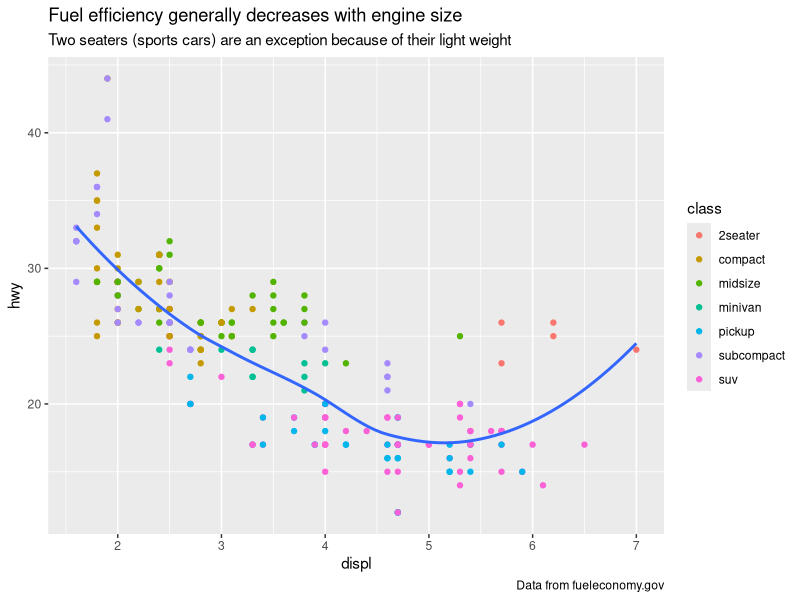
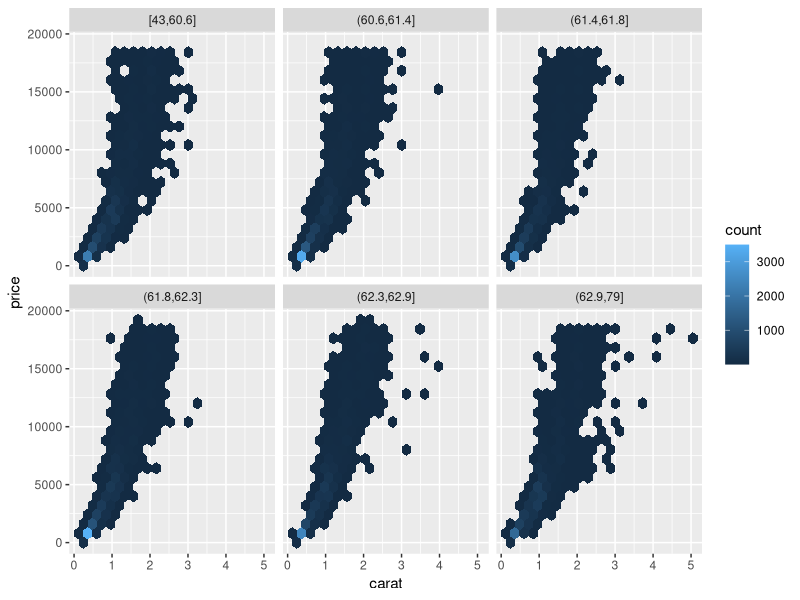
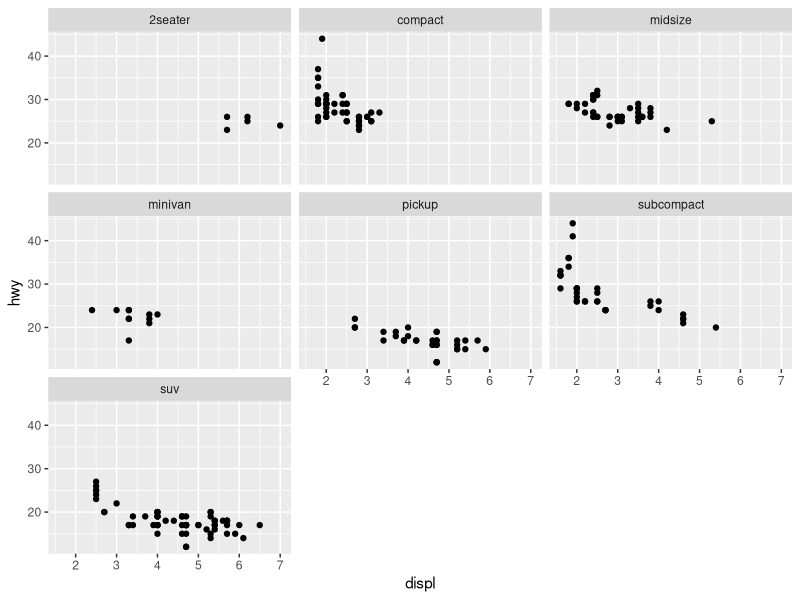
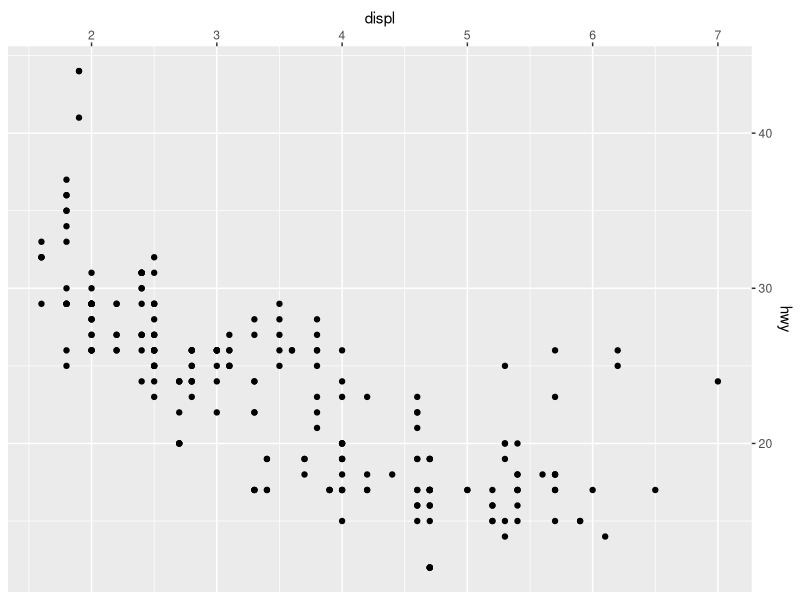
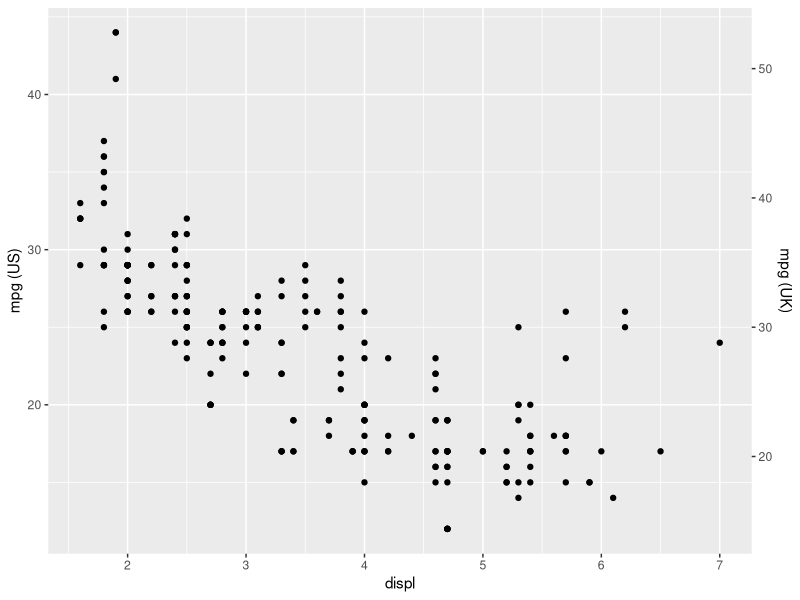
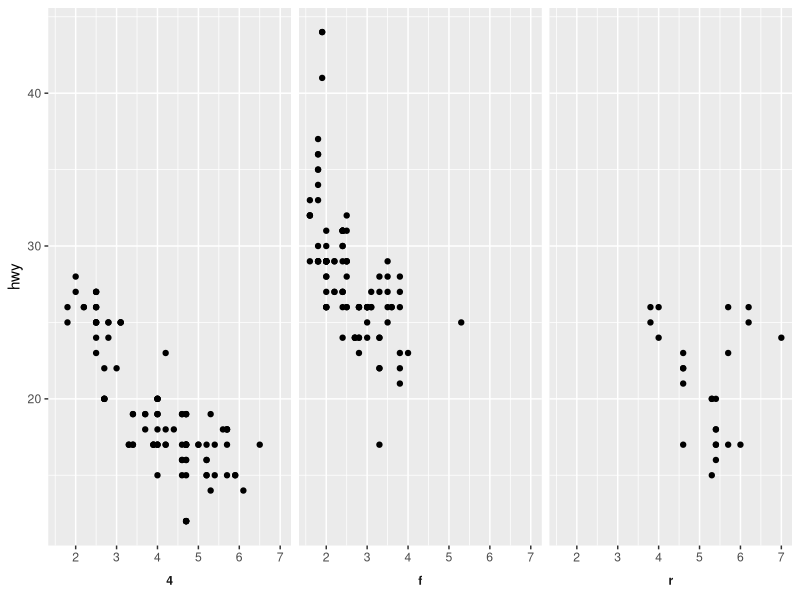
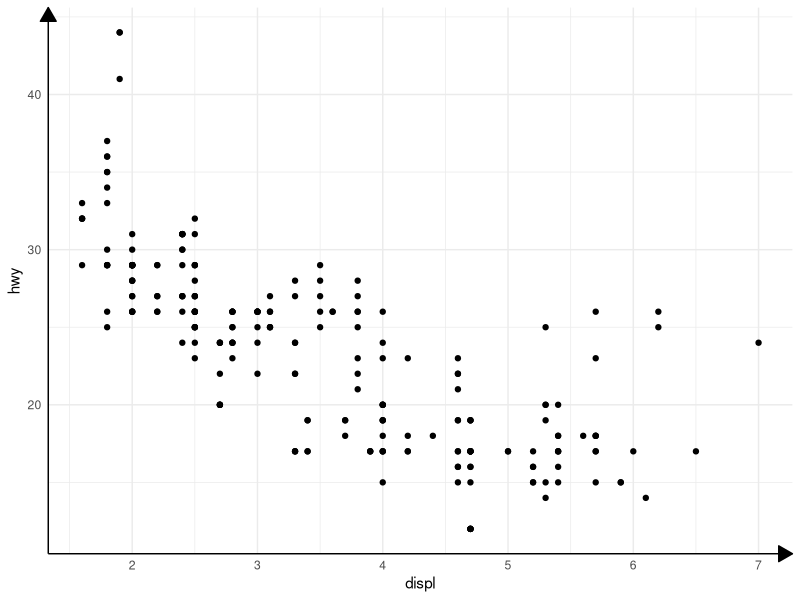
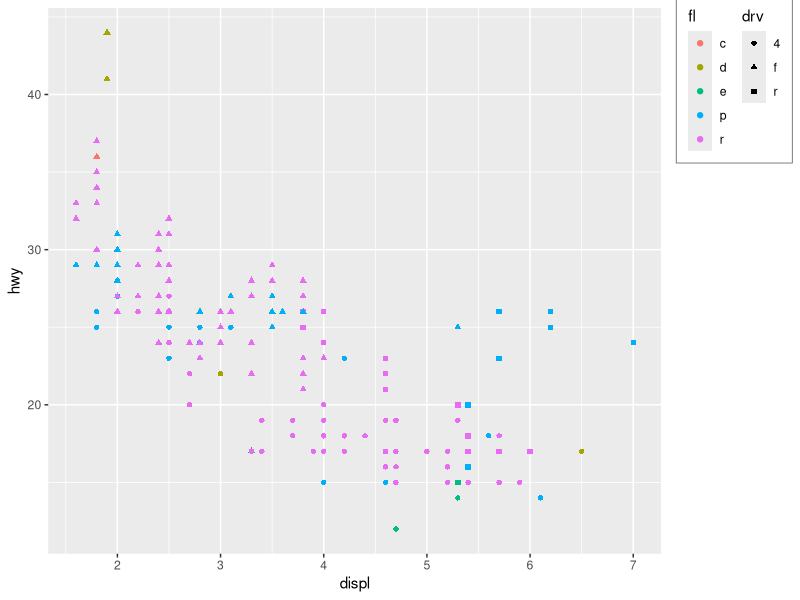

These figures' R source, in order:
## ---- chunk 1
library(ggplot2)
library(dplyr)
library(forcats)

knitr::opts_chunk$set(
  fig.asp = 1 / 1.6,
  out.width = "75%",
  fig.width = 5,
  collapse = TRUE,
  comment = "#>",
  dpi = 96,
  fig.retina = NULL
)
## ---- chunk 2
ggplot(mpg, aes(displ, hwy)) +
  geom_point(aes(color = class)) +
  geom_smooth(se = FALSE, method = "loess") +
  labs(
    title = "Fuel efficiency generally decreases with engine size",
    subtitle = "Two seaters (sports cars) are an exception because of their light weight",
    caption = "Data from fueleconomy.gov"
  )
## ---- chunk 3
    ggplot(diamonds, aes(carat, price)) + 
      geom_hex(bins = 20) + 
      facet_wrap(~cut_number(depth, 6))
## ---- chunk 4
    ggplot(mpg, aes(displ, hwy)) + 
      geom_point() + 
      facet_wrap(~class)
## ---- chunk 5
    ggplot(mpg, aes(displ, hwy)) + 
      geom_point() + 
      scale_x_continuous(position = "top") + 
      scale_y_continuous(position = "right")
## ---- chunk 6
    ggplot(mpg, aes(displ, hwy)) + 
      geom_point() + 
      scale_y_continuous(
        "mpg (US)", 
        sec.axis = sec_axis(~ . * 1.20, name = "mpg (UK)")
      )
## ---- chunk 7
    ggplot(mpg, aes(displ, hwy)) + 
      geom_point() + 
      facet_wrap(~ drv, strip.position = "bottom") + 
      theme(
        strip.placement = "outside",
        strip.background = element_blank(),
        strip.text = element_text(face = "bold")
      ) +
      xlab(NULL)
## ---- chunk 8
    arrow <- arrow(length = unit(0.4, "cm"), type = "closed")
    
    ggplot(mpg, aes(displ, hwy)) + 
      geom_point() + 
      theme_minimal() + 
      theme(
        axis.line = element_line(arrow = arrow)
      )
## ---- chunk 9
    ggplot(mpg, aes(displ, hwy, shape = drv, colour = fl)) + 
      geom_point() + 
      theme(
        legend.justification = "top", 
        legend.box = "horizontal",
        legend.box.margin = margin(3, 3, 3, 3, "mm"), 
        legend.margin = margin(),
        legend.box.background = element_rect(colour = "grey50")
      )
## ---- chunk 10
avg_price <- diamonds %>% 
  group_by(cut, color) %>% 
  summarise(price = mean(price)) %>% 
  ungroup() %>% 
  mutate(price_rel = price - mean(price))

ggplot(avg_price) + 
  geom_col(aes(x = cut, y = price, fill = color))
## ---- chunk 11
ggplot(avg_price) + 
  geom_col(aes(x = cut, y = price, fill = fct_rev(color)))
## ---- chunk 12
ggplot(avg_price) + 
  geom_col(aes(x = cut, y = price_rel, fill = color))
## ---- chunk 13
series <- data.frame(
  time = c(rep(1, 4),rep(2, 4), rep(3, 4), rep(4, 4)),
  type = rep(c('a', 'b', 'c', 'd'), 4),
  value = rpois(16, 10)
)

ggplot(series, aes(time, value, group = type)) +
  geom_area(aes(fill = type)) +
  geom_text(aes(label = type), position = "stack")
## ---- chunk 14
ggplot(series, aes(time, value, group = type)) +
  geom_area(aes(fill = type)) +
  geom_text(aes(label = type), position = position_stack(vjust = 0.5))
